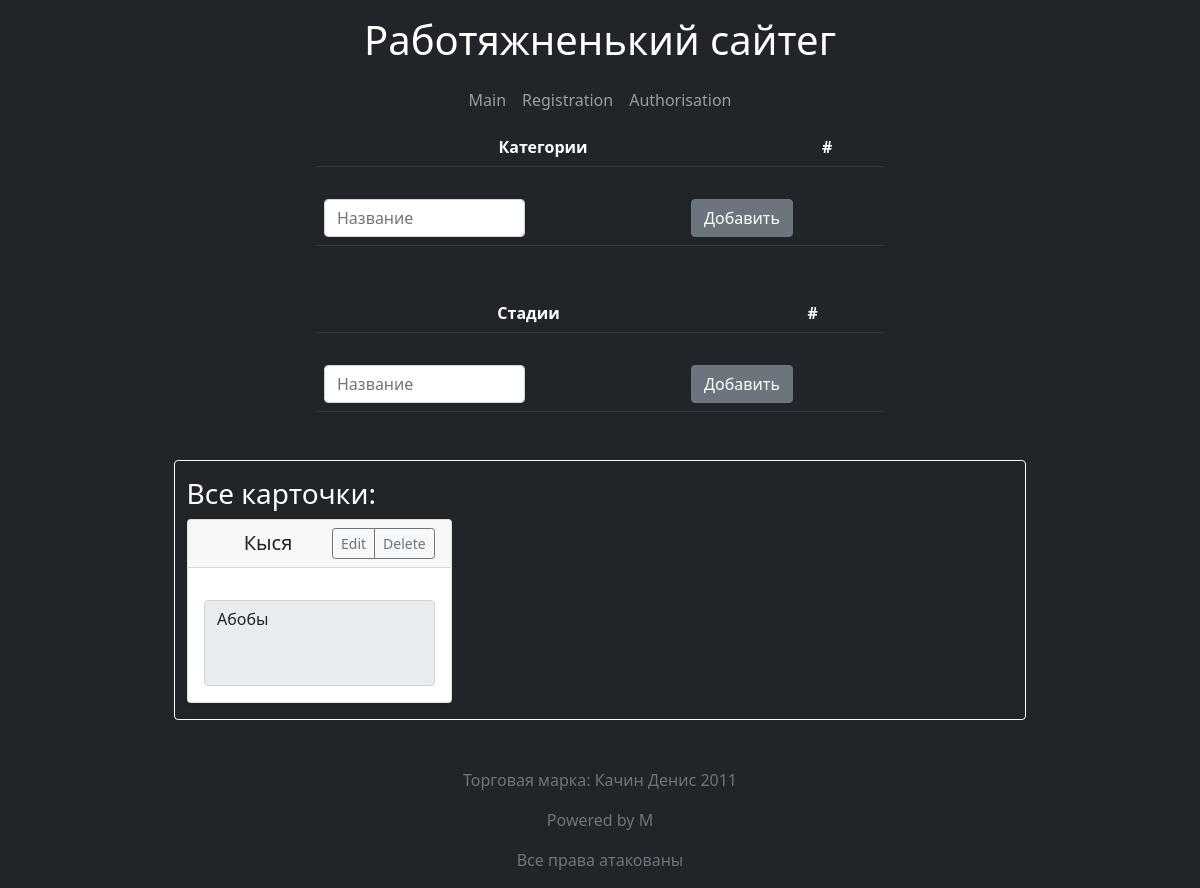
The app's page /admin.php, older data.
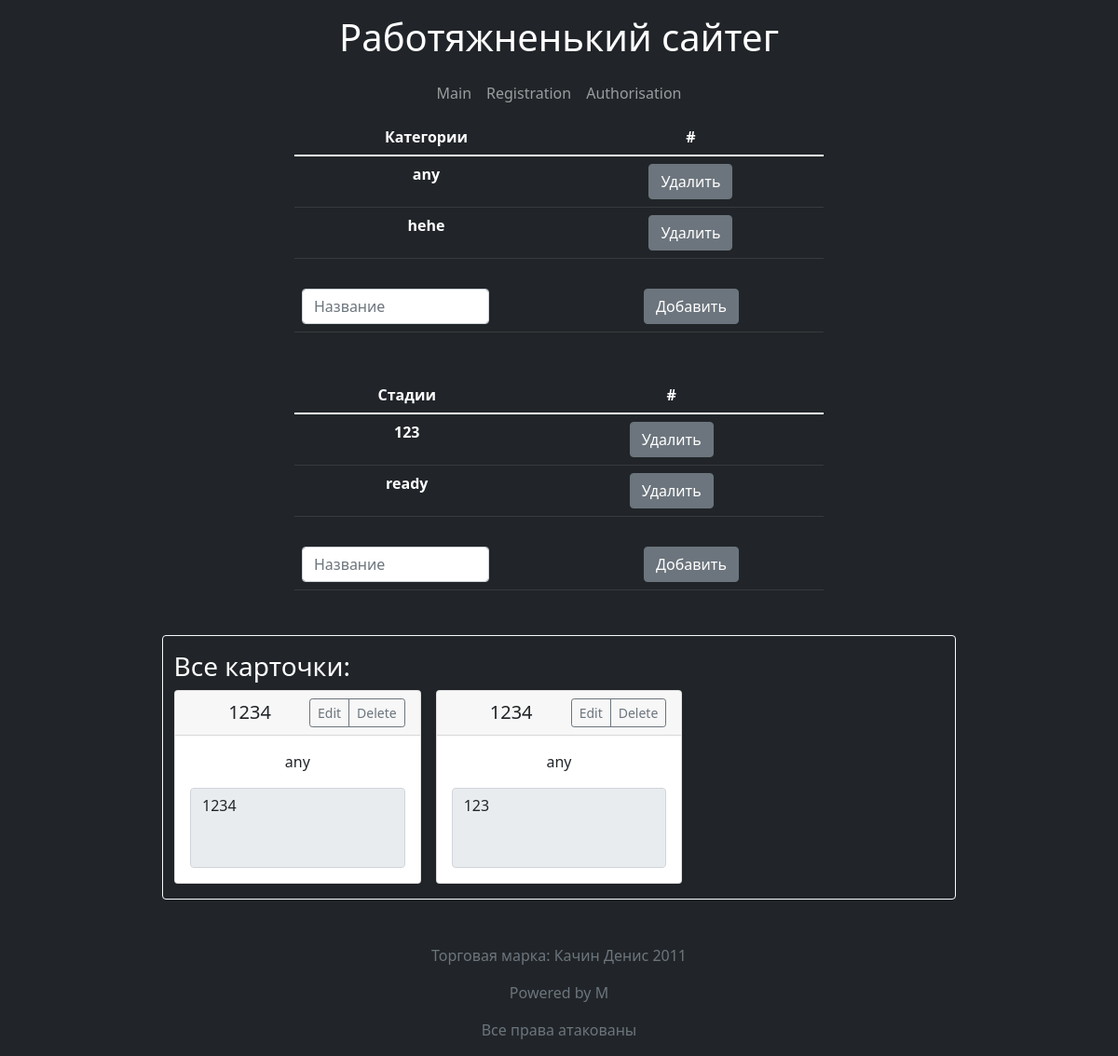
The same page, newer data.
### tables this page shows
CREATE TABLE `card` (
  `id` int(11) NOT NULL,
  `login` varchar(50) NOT NULL,
  `name` varchar(50) NOT NULL,
  `description` varchar(200) NOT NULL,
  `category` varchar(100) NOT NULL,
  `stage` varchar(100) NOT NULL
);

CREATE TABLE `category` (
  `name` varchar(100) NOT NULL
);

CREATE TABLE `stage` (
  `name` varchar(100) NOT NULL
);

### admin.php (the view, shortened to what this page needs)
<?php
require("header.php");
require('connect.php');
?>
<main class="px-3">
    <table class="table table-dark px-3 mb-4 text-center w-50 mx-auto">
        <thead>
            <tr>
            <th>Категории</th>
            <th>#</th>
            </tr>
        </thead>
    <tbody id="Category_body">
    <?php
    $stmt = $db->prepare("SELECT * FROM category");
    $stmt->execute([]);
    while($row = $stmt->fetch(PDO::FETCH_ASSOC))
    {
        ?>
                <tr id="Category_<?= $row['name']; ?>">
                <th scope="row" id="name_<?= $row['name']; ?>"> <?= $row['name']; ?> </th>
                <td><button id="del_<?= $row['name'] ?>" type="button" class="btn btn-secondary" onclick="DeleteCategory('<?= $row['name']; ?>')">Удалить</button></td>
                </tr>
        <?php
    }
        ?>
    </tbody>
    </table>
    <table class="table table-dark px-3 mb-5 text-center w-50 mx-auto">
        <tbody>
            <tr>
                <th class="w-50"><input type="text" id="name_adder_category" class="form-control w-75" aria-label="Small" aria-describedby="inputGroup-sizing-sm" placeholder="Название"></th>
                <td onclick="AddCategory()"><button type="button" class="btn btn-secondary">Добавить</button></td>
            </tr>
        </tbody>
    </table>
    <table class="table table-dark mt-5 px-3 mb-4 text-center w-50 mx-auto">
        <thead>
            <tr>
            <th>Стадии</th>
            <th>#</th>
            </tr>
        </thead>
    <tbody id="Stage_body">
    <?php
    $stmt = $db->prepare("SELECT * FROM stage");
    $stmt->execute([]);
    while($row = $stmt->fetch(PDO::FETCH_ASSOC))
    {
        ?>
                <tr id="Stage_<?= $row['name']; ?>">
                <th scope="row" id="name_<?= $row['name']; ?>"> <?= $row['name']; ?> </th>
                <td><button id="del_<?= $row['name'] ?>" type="button" class="btn btn-secondary" onclick="DeleteStage('<?= $row['name']; ?>')">Удалить</button></td>
                </tr>
        <?php
    }
        ?>
    </tbody>
    </table>
    <table class="table table-dark px-3 mb-4 text-center w-50 mx-auto">
        <tbody>
            <tr>
                <th class="w-50"><input type="text" id="name_adder_stage" class="form-control w-75" aria-label="Small" aria-describedby="inputGroup-sizing-sm" placeholder="Название"></th>
                <td onclick="AddStage()"><button type="button" class="btn btn-secondary">Добавить</button></td>
            </tr>
        </tbody>
    </table>
    <div class="album my-5 py-3 mx-auto w-75 text-dark bg-dark border border-light rounded">
    <h3 class="text-white text-left w-25">Все карточки:</h3>
    <div class="container">
    <div id="parent_div_admin" class="row row-cols-1 row-cols-sm-2 row-cols-md-3 g-3">
    <?php
        $stmt = $db->prepare("SELECT * FROM card");
        $stmt ->execute([]);
        while($row = $stmt ->fetch(PDO::FETCH_ASSOC))
        {
            require("components/card.php");
        }
    ?>
    </div>
    </div>
    </div>
</main>

### header.php (shortened to what this page needs)
<html lang="ru">
<head>
    <link href="https://cdn.jsdelivr.net/npm/bootstrap@5.1.3/dist/css/bootstrap.min.css" rel="stylesheet">
</head>
<body class=" text-center text-white bg-dark">
    <div class="cover-container d-flex w-100 h-100 p-3 mx-auto flex-column">
    <header class="mb-auto">
        <h1>Работяжненький сайтег</h1>
        <nav class="navbar navbar-expand-md navbar-dark bg-dark">
            <div class="container-fluid">
                <div class="collapse navbar-collapse justify-content-md-center">
                    <ul class="navbar-nav">
                      <li class="nav-item">
                        <a class="nav-link" href="index.php">Main</a>
                      </li>
                      <li class="nav-item">
                        <a class="nav-link" href="reg.php">Registration</a>
                      </li>
                      <li class="nav-item">
                        <a class="nav-link" href="auth.php">Authorisation</a>
                      </li>
                    </ul>
                </div>
            </div>
        </nav>
    </header>

### components/card.php
<div class="col" id=<?= $row['id'];?>>
    <div class="card shadow-sm">
        <div class="card-header" role="tab" id="headingOne">
            <div class="d-flex justify-content-between align-items-center">
                <h5 class="mb-0" style="width: 70%" id="name_<?= $row['id']; ?>">
                    <?= $row['name']; ?>
                </h5>
                <div class="btn-group">
                    <input type="button" id="btn_ed_<?= $row['id']; ?>" value="Edit" onclick="EditCard('<?= $row['id']; ?>')" class="btn btn-sm btn-outline-secondary">
                    <input type="button" id="btn_de_<?= $row['id']; ?>" value="Delete" name="del" onclick="DeleteCard('<?= $row['id']; ?>')" class="btn btn-sm btn-outline-secondary">
                </div>
            </div>
        </div>
        <div class="card-body">
            <p><?= $row['category'] ?></p>
            <textarea class="form-control " id="text_<?= $row['id'];?>" rows="3" style="resize: none" readonly><?= $row['description'];?></textarea>
        </div>
    </div>
</div>

Row changes from the older to the newer data that the page shows:
removed card: name "Кыся", id+description "Абобы"
added category: name "any"
added category: name "hehe"
added stage: name "123"
added stage: name "ready"
added card: name "1234", category "any", id+description "1234"
added card: name "1234", category "any", id+description "123"
